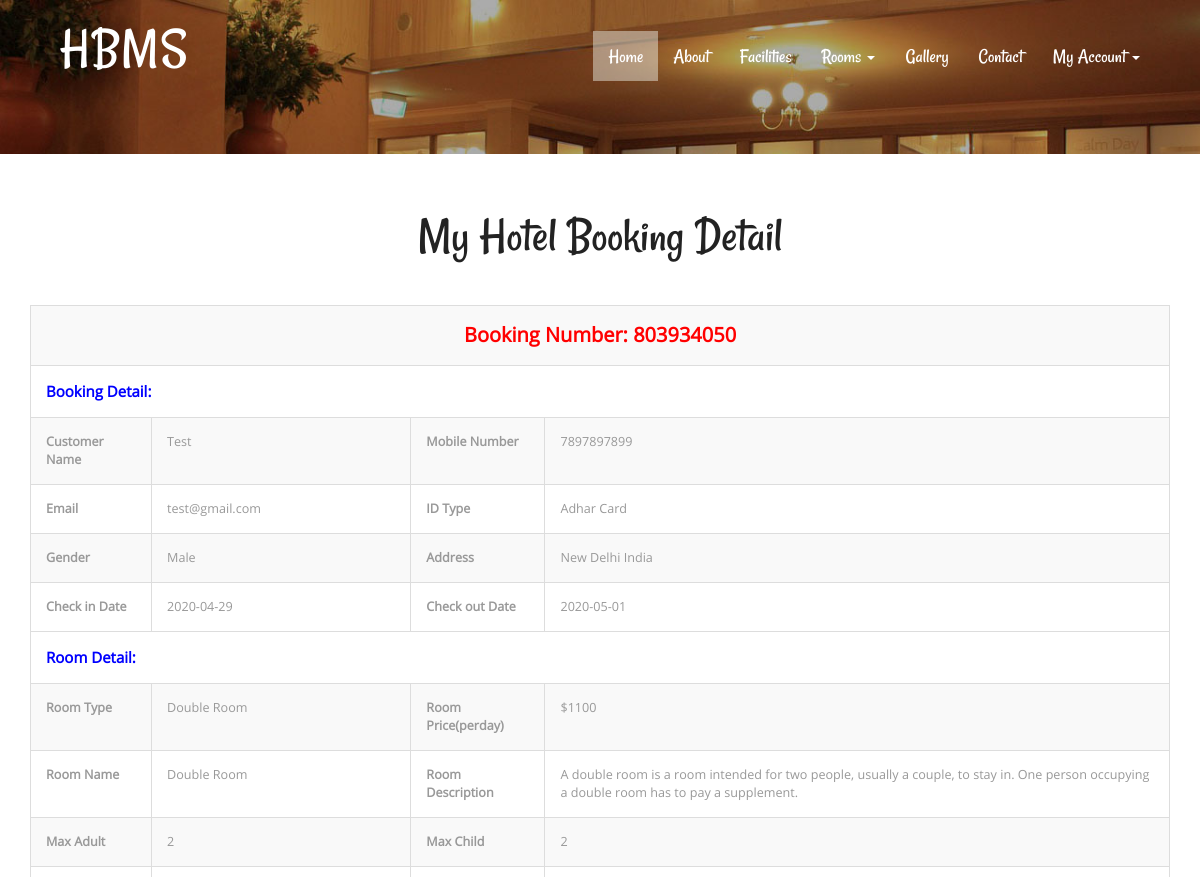
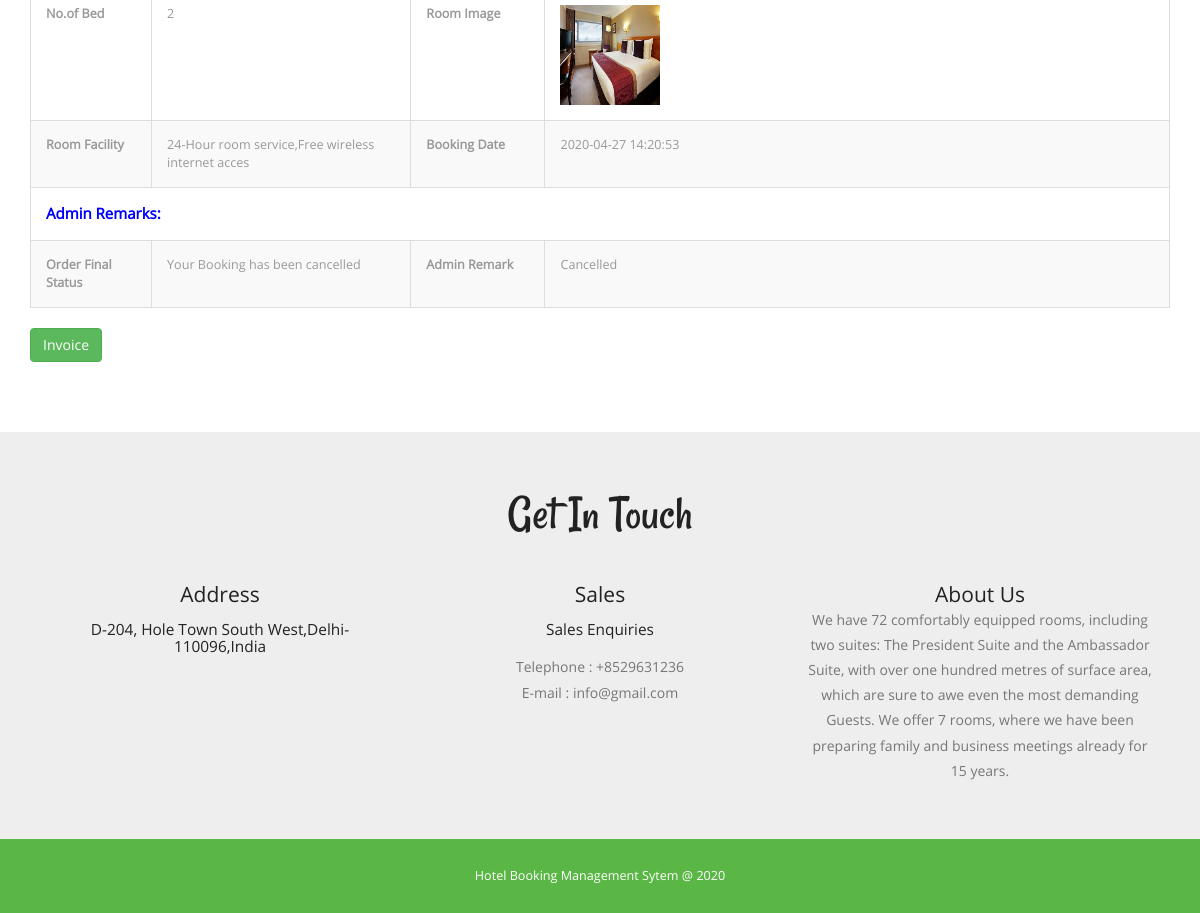
The page /hbms/view-application-detail.php?viewid=1 (signed in) on the database its author committed (2 pictures, top to bottom).
### tables this page shows
CREATE TABLE `tblbooking` (
  `ID` int(10) NOT NULL,
  `RoomId` int(5) DEFAULT NULL,
  `BookingNumber` varchar(120) DEFAULT NULL,
  `UserID` int(5) NOT NULL,
  `IDType` varchar(120) DEFAULT NULL,
  `Gender` varchar(50) DEFAULT NULL,
  `Address` mediumtext DEFAULT NULL,
  `CheckinDate` varchar(200) DEFAULT NULL,
  `CheckoutDate` varchar(200) DEFAULT NULL,
  `BookingDate` timestamp NULL DEFAULT current_timestamp(),
  `Remark` varchar(50) DEFAULT NULL,
  `Status` varchar(50) DEFAULT NULL,
  `UpdationDate` timestamp NULL DEFAULT NULL ON UPDATE current_timestamp()
);

CREATE TABLE `tbluser` (
  `ID` int(10) NOT NULL,
  `FullName` varchar(200) DEFAULT NULL,
  `MobileNumber` bigint(10) DEFAULT NULL,
  `Email` varchar(120) DEFAULT NULL,
  `Password` varchar(120) DEFAULT NULL,
  `RegDate` timestamp NULL DEFAULT current_timestamp()
);

CREATE TABLE `tblcategory` (
  `ID` int(10) NOT NULL,
  `CategoryName` varchar(120) DEFAULT NULL,
  `Description` mediumtext DEFAULT NULL,
  `Price` int(5) NOT NULL,
  `Date` timestamp NULL DEFAULT current_timestamp()
);

CREATE TABLE `tblroom` (
  `ID` int(10) NOT NULL,
  `RoomType` int(10) DEFAULT NULL,
  `RoomName` varchar(200) DEFAULT NULL,
  `MaxAdult` int(5) DEFAULT NULL,
  `MaxChild` int(5) DEFAULT NULL,
  `RoomDesc` mediumtext DEFAULT NULL,
  `NoofBed` int(5) DEFAULT NULL,
  `Image` varchar(200) DEFAULT NULL,
  `RoomFacility` varchar(200) DEFAULT NULL,
  `CreationDate` timestamp NULL DEFAULT current_timestamp()
);

CREATE TABLE `tblpage` (
  `ID` int(10) NOT NULL,
  `PageType` varchar(120) DEFAULT NULL,
  `PageTitle` varchar(200) DEFAULT NULL,
  `PageDescription` mediumtext DEFAULT NULL,
  `Email` varchar(120) DEFAULT NULL,
  `MobileNumber` bigint(10) DEFAULT NULL,
  `UpdationDate` timestamp NULL DEFAULT NULL ON UPDATE current_timestamp()
);

### hbms/view-application-detail.php (the view, shortened to what this page needs)
<?php
include('includes/dbconnection.php');
if (strlen($_SESSION['hbmsuid']==0)) {
  header('location:logout.php');
  } else{
?>
<!DOCTYPE HTML>
<html>
<head>
<link href="css/bootstrap.css" rel="stylesheet" type="text/css" media="all">
<link href="css/style.css" rel="stylesheet" type="text/css" media="all" />
</head>
<body>
			<div class="header head-top">
				<div class="container">
	<?php include_once('includes/header.php');?>
		</div>
</div>
	<div class="typography">
			<div class="container">
				<div class="typography-info">
					<h2 class="type">My Hotel Booking Detail</h2>
				</div>
				<div class="bs-docs-example">
					<?php
                  $vid=$_GET['viewid'];
$sql="SELECT tblbooking.BookingNumber,tbluser.FullName,tbluser.MobileNumber,tbluser.Email,tblbooking.ID as tid,tblbooking.IDType,tblbooking.Gender,tblbooking.Address,tblbooking.CheckinDate,tblbooking.CheckoutDate,tblbooking.BookingDate,tblbooking.Remark,tblbooking.Status,tblbooking.UpdationDate,tblcategory.CategoryName,tblcategory.Description,tblcategory.Price,tblroom.RoomName,tblroom.MaxAdult,tblroom.MaxChild,tblroom.RoomDesc,tblroom.NoofBed,tblroom.Image,tblroom.RoomFacility
from tblbooking
join tblroom on tblbooking.RoomId=tblroom.ID
join tblcategory on tblcategory.ID=tblroom.RoomType
join tbluser on tblbooking.UserID=tbluser.ID
where tblbooking.ID=:vid";
$query = $dbh -> prepare($sql);
$query-> bindParam(':vid', $vid, PDO::PARAM_STR);
$query->execute();
$results=$query->fetchAll(PDO::FETCH_OBJ);
$cnt=1;
if($query->rowCount() > 0)
{
foreach($results as $row)
{               ?>
                            <table border="1" class="table table-bordered table-striped table-vcenter js-dataTable-full-pagination">
                            	<tr>
  <th colspan="4" style="color: red;font-weight: bold;text-align: center;font-size: 20px"> Booking Number: <?php echo $row->BookingNumber;?></th>
</tr>
<tr>
  <th colspan="4" style="color: blue;font-weight: bold;font-size: 15px"> Booking Detail:</th>
</tr>
<tr>
    <th>Customer Name</th>
    <td><?php  echo $row->FullName;?></td>
    <th>Mobile Number</th>
    <td><?php  echo $row->MobileNumber;?></td>
  </tr>
  <tr>
   <th>Email</th>
    <td><?php  echo $row->Email;?></td>
    <th>ID Type</th>
    <td><?php  echo $row->IDType;?></td>
  </tr>
  <tr>
   <th>Gender</th>
    <td><?php  echo $row->Gender;?></td>
    <th>Address</th>
    <td><?php  echo $row->Address;?></td>
  </tr>
  <tr>
    <th>Check in Date</th>
    <td><?php  echo $row->CheckinDate;?></td>
    <th>Check out Date</th>
    <td><?php  echo $row->CheckoutDate;?></td>
  </tr>
   <tr>
    <tr>
  <th colspan="4" style="color: blue;font-weight: bold;font-size: 15px"> Room Detail:</th>
</tr>
    <th>Room Type</th>
    <td><?php  echo $row->CategoryName;?></td>
    <th>Room Price(perday)</th>
    <td>$<?php  echo $row->Price;?></td>
  </tr>
 <tr>
    <th>Room Name</th>
    <td><?php  echo $row->RoomName;?></td>
    <th>Room Description</th>
    <td><?php  echo $row->RoomDesc;?></td>
  </tr>
   <tr>
    <th>Max Adult</th>
    <td><?php  echo $row->MaxAdult;?></td>
    <th>Max Child</th>
    <td><?php  echo $row->MaxChild;?></td>
  </tr>
<tr>
    <th>No.of Bed</th>
    <td><?php  echo $row->NoofBed;?></td>
    <th>Room Image</th>
    <td><img src="admin/images/<?php echo $row->Image;?>" width="100" height="100" value="<?php  echo $row->Image;?>"></td>
  </tr>
   <tr>
    <th>Room Facility</th>
    <td><?php  echo $row->RoomFacility;?></td>
    <th>Booking Date</th>
    <td><?php  echo $row->BookingDate;?></td>
  </tr>
   <tr>
  <th colspan="4" style="color: blue;font-weight: bold;font-size: 15px"> Admin Remarks:</th>
</tr>
  <tr>
     <th>Order Final Status</th>
    <td> <?php  $status=$row->Status;
if($row->Status=="Cancelled")
{
 echo "Your Booking has been cancelled";
}
     ;?></td>
     <th >Admin Remark</th>
    <?php if($row->Status==""){ ?>
                     <td><?php echo "Not Updated Yet"; ?></td>
<?php } else { ?>                  <td><?php  echo htmlentities($row->Status);?>
                  </td>
                  <?php } ?>
  </tr>
<?php $cnt=$cnt+1;}} ?>
</table>
<a href="invoice.php?invid=<?php echo htmlentities ($row->tid);?>" class="btn btn-success">Invoice</a>
				</div>
			</div>
	</div>
			<?php include_once('includes/getintouch.php');?>
				<?php include_once('includes/footer.php');?>
</body>
</html><?php }  ?>

### hbms/includes/getintouch.php
<div class="touch-section">
					<div class="container">
						<h3>get in touch</h3>
						<div class="touch-grids">
							<?php
$sql="SELECT * from tblpage where PageType='contactus'";
$query = $dbh -> prepare($sql);
$query->execute();
$results=$query->fetchAll(PDO::FETCH_OBJ);
$cnt=1;
if($query->rowCount() > 0)
{
foreach($results as $row)
{               ?>
							<div class="col-md-4 touch-grid">
								<h4>address</h4>
								<h5><?php  echo htmlentities($row->PageDescription);?></h5>
							</div>
							<div class="col-md-4 touch-grid">
								<h4>Sales</h4>
								<h5>Sales Enquiries</h5>
								<p>Telephone : +<?php  echo htmlentities($row->MobileNumber);?></p>
							<p>E-mail : <?php  echo htmlentities($row->Email);?></p>
							</div><?php $cnt=$cnt+1;}} ?>
							<div class="col-md-4 touch-grid">
								<?php
$sql="SELECT * from tblpage where PageType='aboutus'";
$query = $dbh -> prepare($sql);
$query->execute();
$results=$query->fetchAll(PDO::FETCH_OBJ);
$cnt=1;
if($query->rowCount() > 0)
{
foreach($results as $row)
{               ?>
							<h4><?php  echo htmlentities($row->PageTitle);?></h4>
								<p><?php  echo htmlentities($row->PageDescription);?></p>
							</div><?php $cnt=$cnt+1;}} ?>
							<div class="clearfix"></div>
						</div>
					</div>
					</div>

### hbms/css/style.css (style rules this page uses)
body a { transition:0.5s all; -webkit-transition:0.5s all; -moz-transition:0.5s all; -o-transition:0.5s all; -ms-transition:0.5s all; }
h1,h2,h3,h4,h5,h6 { padding:0 0; margin:0 0; }
p { padding:0 0; margin:0 0; }
body { padding:0 0; margin:0 0; font-family: 'OpenSans-Regular' }
.header { background:url(../images/banner1.jpg) no-repeat 0px 0px; background-size:cover; -webkit-background-size: cover; -moz-background-size: cover; -o-background-size: cover; -ms-background-size: cover; min-height:764px; padding-bottom: 4em; }
.touch-section { padding: 4em 0; text-align: center; background-color: #eee; }
.touch-grids { margin-top: 3em; }
.touch-grid h4 { font-size: 1.5em; color: #222; text-transform: capitalize; }
.touch-section h3 { font-size: 3.5em; text-transform: capitalize; font-family: 'Rancho-Regular'; color: #222; }
.touch-grid h5 { font-size: 1.1em; padding: 1em 0; color: #222; }
.touch-grid p { font-size: 1em; line-height: 1.8em; color: #777; }
.head-top { min-height: 115px !important; }
.typography-info { text-align: center; margin-bottom: 3em; }
h2.type { font-size: 3.5em; text-transform: capitalize; font-family: 'Rancho-Regular'; color: #222; }
.typography { padding: 4em 0; }
.table > thead > tr > th, .table > tbody > tr > th, .table > tfoot > tr > th, .table > thead > tr > td, .table > tbody > tr > td, .table > tfoot > tr > td { border-top: none !important; }
.bs-docs-example { margin: 1em 0; }
.table td, .table>tbody>tr>td, .table>tbody>tr>th, .table>tfoot>tr>td, .table>tfoot>tr>th, .table>thead>tr>td, .table>thead>tr>th { padding: 15px!important; }
.table > thead > tr > th, .table > tbody > tr > th, .table > tfoot > tr > th, .table > thead > tr > td, .table > tbody > tr > td, .table > tfoot > tr > td { font-size: 0.9em; color: #999; border-top: none !important; }
@media (max-width:1440px) { .header { min-height: 679px; } }
@media (max-width:1366px) { .header { min-height: 652px; } }
@media (max-width:1280px) { .header { min-height: 602px; } }

### rows shown on the page
tblbooking: BookingNumber "803934050", UserID.FullName "Test", UserID.MobileNumber "7897897899", UserID.Email "test@gmail.com", IDType "Adhar Card", Gender "Male", Address "New Delhi India", CheckinDate "2020-04-29", CheckoutDate "2020-05-01", tblcategory.CategoryName "Double Room", tblcategory.Price "1100", RoomId.RoomName "Double Room", RoomId.RoomDesc "A double room is a room intended for two people, usually a couple, to stay in. One person occupying a double room has to pay a supplement.", RoomId.MaxAdult "2", RoomId.MaxChild "2", RoomId.NoofBed "2", RoomId.Image (picture), RoomId.RoomFacility "24-Hour room service,Free wireless internet acces", BookingDate "2020-04-27 14:20:53", shows "Your Booking has been cancelled", Status "Cancelled"
tblpage: PageDescription "D-204, Hole Town South West,Delhi-110096,India", MobileNumber "8529631236", Email "info@gmail.com"
tblpage: PageTitle "About Us", PageDescription "We have 72 comfortably equipped rooms, including two suites: The President Suite and the Ambassador Suite, with over one hundred metres of surface area, which are sure to awe even the most demanding Guests. We offer 7 rooms, where we have been preparing family and business meetings already for 15 years."
